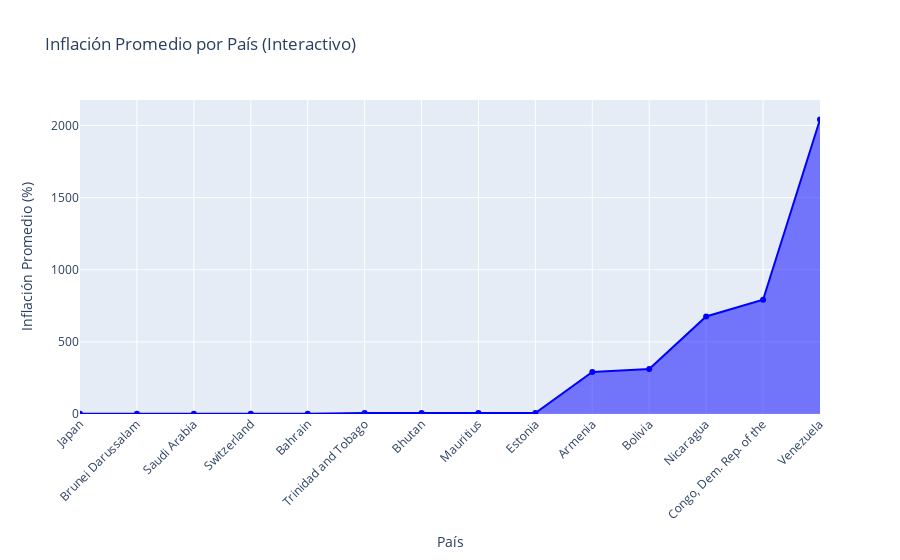

Here is the notebook cell this chart was saved with:
### Markdown cell above
PAISES MENOS AFECTADOS HAZ LOS MAS AFECTADOS

### Code cell
# Convertir los datos de inflación a valores numéricos
df_numeric = df.drop(columns=["country_name", "indicator_name"]).apply(pd.to_numeric, errors='coerce')

# Calcular la media de inflación por país
mean_inflation_per_country = df_numeric.mean(axis=1, skipna=True)

# Agregar la media de inflación al DataFrame original
df["mean_inflation"] = mean_inflation_per_country

# Ordenar los países por inflación promedio
df_sorted = df.sort_values(by="mean_inflation", ascending=True)

# Seleccionar los 5 menos afectados, 5 del medio y 5 más afectados
n = 5
least_affected = df_sorted.head(n)
most_affected = df_sorted.tail(n)
middle_index = len(df_sorted) // 2
middle_affected = df_sorted.iloc[middle_index - (n // 2): middle_index + (n // 2)]

# Concatenar los datos seleccionados
df_selected = pd.concat([least_affected, middle_affected, most_affected])

# Crear gráfico interactivo con Plotly
fig = px.area(
    df_selected, 
    x="country_name", 
    y="mean_inflation", 
    title="Inflación Promedio por País (Interactivo)", 
    labels={"mean_inflation": "Inflación Promedio (%)", "country_name": "País"}, 
    markers=True
)
fig.update_traces(line=dict(color='blue'))
fig.update_layout(xaxis_tickangle=-45)

# Guardar el gráfico como archivo HTML
fig.write_html("Inflación_Promedio_por_País.html")

# Mostrar el gráfico
fig.show()

### Figure 1 — Plotly figure (JSON) as saved in the notebook; plotly's stock layout.template omitted (floating-point values rounded to 4 significant figures)
{"data": [{"fillpattern": {"shape": ""}, "hovertemplate": "País=%{x}<br>Inflación Promedio (%)=%{y}<extra></extra>", "legendgroup": "", "line": {"color": "blue"}, "marker": {"symbol": "circle"}, "mode": "lines+markers", "name": "", "orientation": "v", "showlegend": false, "stackgroup": "1", "type": "scatter", "x": ["Japan", "Brunei Darussalam", "Saudi Arabia", "Switzerland", "Bahrain", "Trinidad and Tobago", "Bhutan", "Mauritius", "Estonia", "Armenia", "Bolivia", "Nicaragua", "Congo, Dem. Rep. of the", "Venezuela"], "xaxis": "x", "y": [1.071, 1.137, 1.316, 1.618, 1.656, 6.816, 6.989, 7.064, 7.232, 291.2, 311.9, 676.2, 791.7, 2042.0], "yaxis": "y"}], "layout": {"legend": {"tracegroupgap": 0}, "title": {"text": "Inflación Promedio por País (Interactivo)"}, "xaxis": {"anchor": "y", "domain": [0, 1], "tickangle": -45, "title": {"text": "País"}}, "yaxis": {"anchor": "x", "domain": [0, 1], "title": {"text": "Inflación Promedio (%)"}}}}
